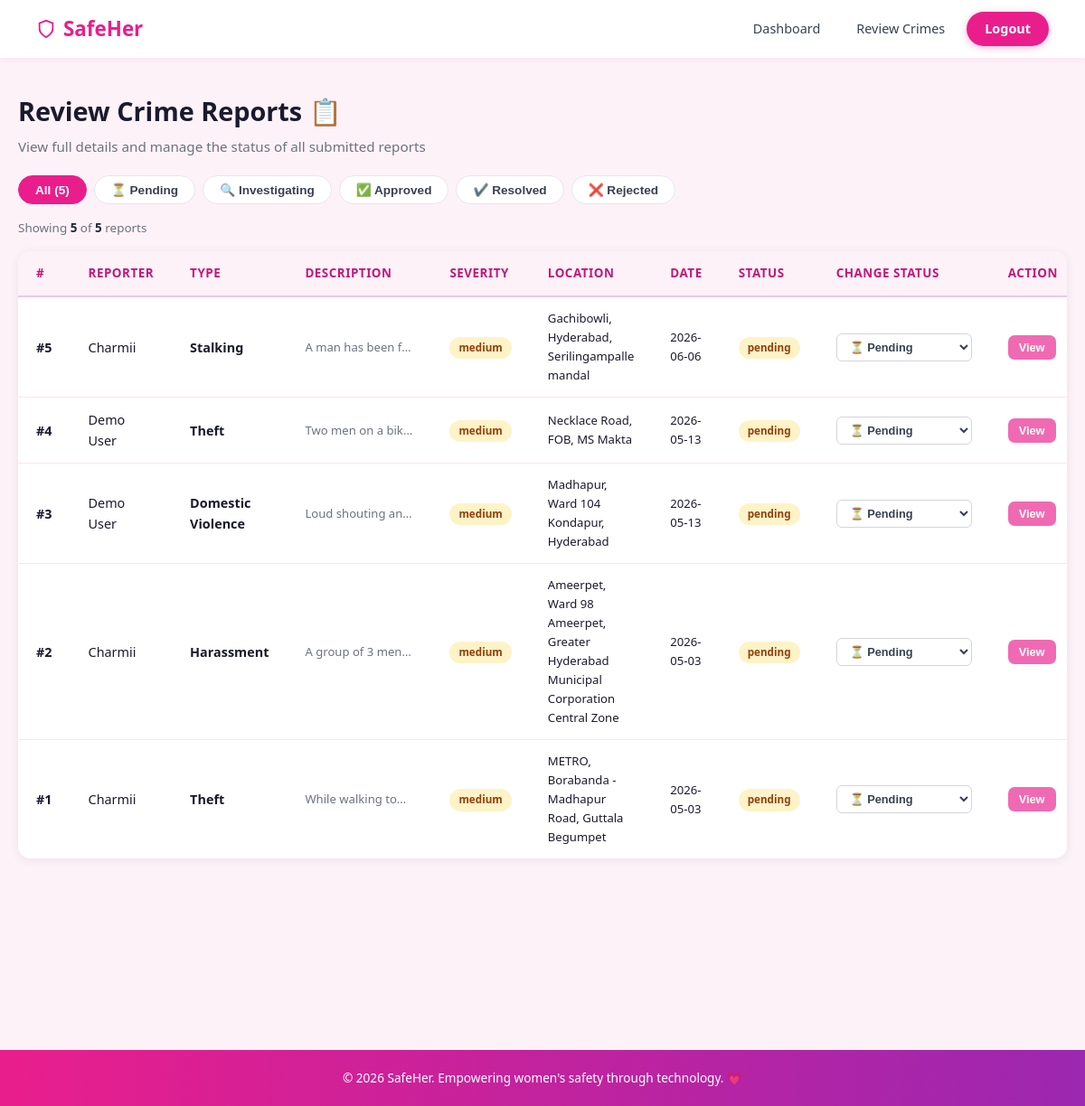
Screenshot of /admin/crimes (signed in) with the database file from the repository.
### tables this page shows
CREATE TABLE crimes (
        id INTEGER PRIMARY KEY AUTOINCREMENT,
        user_id INTEGER,
        crime_type TEXT NOT NULL,
        description TEXT,
        latitude REAL NOT NULL,
        longitude REAL NOT NULL,
        location_name TEXT,
        status TEXT DEFAULT 'pending',
        severity TEXT DEFAULT 'medium',
        attachments TEXT DEFAULT '',
        created_at TIMESTAMP DEFAULT CURRENT_TIMESTAMP, incident_date TEXT,
        FOREIGN KEY (user_id) REFERENCES users(id)
    );

CREATE TABLE users (
        id INTEGER PRIMARY KEY AUTOINCREMENT,
        name TEXT NOT NULL,
        email TEXT UNIQUE NOT NULL,
        password TEXT NOT NULL,
        phone TEXT,
        role TEXT DEFAULT 'user',
        address TEXT,
        emergency_contact_name TEXT,
        emergency_contact_phone TEXT,
        created_at TIMESTAMP DEFAULT CURRENT_TIMESTAMP
    , alternate_phone TEXT, aadhar_number TEXT, current_address TEXT, permanent_address TEXT, contacts_json TEXT DEFAULT '[]', is_verified INTEGER DEFAULT 0);

### routes/admin.py (the view)
@admin_bp.route('/crimes')
@admin_required
def review_crimes():
    db = get_db()
    crimes = db.execute(
        '''SELECT crimes.*, users.name AS reporter_name
           FROM crimes JOIN users ON crimes.user_id = users.id
           ORDER BY crimes.created_at DESC'''
    ).fetchall()
    db.close()
    return render_template('admin/review_crimes.html', crimes=crimes)

### database.py (called while the page is built)
def get_db():
    conn = sqlite3.connect(DB_PATH)
    conn.row_factory = sqlite3.Row
    return conn

### routes/admin.py (called while the page is built)
def admin_required(f):
    @wraps(f)
    def decorated(*args, **kwargs):
        if session.get('role') != 'admin':
            return redirect('/')
        return f(*args, **kwargs)
    return decorated

### templates/admin/review_crimes.html (shortened to what this page needs)
{% extends 'base.html' %}
{% block content %}
<div class="admin-page">
    <h1>Review Crime Reports 📋</h1>
    <p class="subtitle">View full details and manage the status of all submitted reports</p>
    <div class="filter-tabs">
        <button class="filter-tab active" data-filter="all"       onclick="filterTable('all',this)">All ({{ crimes|length }})</button>
        <button class="filter-tab"        data-filter="pending"       onclick="filterTable('pending',this)">⏳ Pending</button>
        <button class="filter-tab"        data-filter="investigating" onclick="filterTable('investigating',this)">🔍 Investigating</button>
        <button class="filter-tab"        data-filter="approved"      onclick="filterTable('approved',this)">✅ Approved</button>
        <button class="filter-tab"        data-filter="resolved"      onclick="filterTable('resolved',this)">✔️ Resolved</button>
        <button class="filter-tab"        data-filter="rejected"      onclick="filterTable('rejected',this)">❌ Rejected</button>
    </div>
    <div class="summary-row">
        Showing <strong id="visible-count">{{ crimes|length }}</strong> of
        <strong>{{ crimes|length }}</strong> reports
    </div>
    <div class="table-wrap">
        <table>
            <thead>
                <tr>
                    <th>#</th>
                    <th>Reporter</th>
                    <th>Type</th>
                    <th>Description</th>
                    <th>Severity</th>
                    <th>Location</th>
                    <th>Date</th>
                    <th>Status</th>
                    <th>Change Status</th>
                    <th>Action</th>
                </tr>
            </thead>
            <tbody id="crimes-tbody">
                {% for crime in crimes %}
                <tr id="crime-{{ crime.id }}" data-status="{{ crime.status }}">
                    <td><strong>#{{ crime.id }}</strong></td>
                    <td>{{ crime.reporter_name }}</td>
                    <td style="text-transform:capitalize;font-weight:600;">
                        {{ crime.crime_type.replace('_',' ') }}
                    </td>
                    <td class="desc-cell" title="{{ crime.description }}">
                        {{ crime.description or '—' }}
                    </td>
                    <td><span class="badge badge-{{ crime.severity }}">{{ crime.severity }}</span></td>
                    <td style="font-size:0.82rem;">{{ crime.location_name or 'N/A' }}</td>
                    <td style="font-size:0.82rem;">
                        {{ crime.created_at.split(' ')[0] if crime.created_at else '—' }}
                    </td>
                    <td>
                        <span class="badge badge-{{ crime.status }}" id="badge-{{ crime.id }}">
                            {{ crime.status }}
                        </span>
                    </td>
                    <td>
                        <select class="status-select"
                                id="select-{{ crime.id }}"
                                data-id="{{ crime.id }}"
                                onchange="changeStatus(this.dataset.id, this.value)">
                            <option value="pending"       {% if crime.status=='pending'       %}selected{% endif %}>⏳ Pending</option>
                        </select>
                    </td>
                    <td>
                        <button class="btn-view"
                                data-id="{{ crime.id }}"
                                onclick="openCrimeModal(this.dataset.id)">
                            View
                        </button>
                    </td>
                </tr>
                {% else %}
                <tr>
                    <td colspan="10" class="empty-state">No reports found.</td>
                </tr>
                {% endfor %}
            </tbody>
        </table>
    </div>
</div>
{% endblock %}

### templates/base.html (shortened to what this page needs)
<!DOCTYPE html>
<html lang="en">
<head>
    <link rel="stylesheet" href="{{ url_for('static', filename='css/style.css') }}">
    <link rel="stylesheet" href="https://unpkg.com/leaflet@1.9.4/dist/leaflet.css" />
</head>
<body>
<nav class="navbar">
    <a href="{{ '/dashboard' if session.get('user_id') and session.get('role') != 'admin'
               else '/admin/dashboard' if session.get('role') == 'admin'
               else '/' }}" class="logo">
        <svg viewBox="0 0 24 24" xmlns="http://www.w3.org/2000/svg">
            <path d="M12 22s8-4 8-10V5l-8-3-8 3v7c0 6 8 10 8 10z"/>
        </svg>
        SafeHer
    </a>
    <div class="nav-links">
        {% if session.get('user_id') %}
            {% if session.get('role') == 'admin' %}
                <a href="/admin/dashboard">Dashboard</a>
                <a href="/admin/crimes">Review Crimes</a>
                <a href="/auth/logout" class="btn-login">Logout</a>
            {% else %}
                <a href="/dashboard">Dashboard</a>
                <a href="/auth/profile">Profile</a>
                <a href="/auth/logout" class="btn-login">Logout</a>
            {% endif %}
        {% endif %}
    </div>
</nav>
<main>{% block content %}{% endblock %}</main>
<footer class="footer">
    <p>© 2026 SafeHer. Empowering women's safety through technology. 💗</p>
</footer>
</body>
</html>

### static/css/style.css (style rules this page uses)
* { margin: 0; padding: 0; box-sizing: border-box; }
:root { --primary: #e91e8c; --primary-light: #f06ab3; --primary-dark: #c2177a; --accent: #9c27b0; --accent-light: #ba68c8; --danger: #ef4444; --danger-dark: #dc2626; --success: #10b981; --warning: #f59e0b; --bg: #fdf2f8; --bg-card: #ffffff; --text: #1a1a2e; --text-light: #6b7280; --border: #f0c8e0; --shadow: 0 4px 24px rgba(233, 30, 140, 0.08); --shadow-lg:0 12px 40px rgba(233, 30, 140, 0.15); --radius: 12px; --radius-lg:20px; --font: 'Segoe UI', system-ui, -apple-system, sans-serif; }
body { font-family: var(--font); background: var(--bg); color: var(--text); line-height: 1.6; }
a { text-decoration: none; color: inherit; }
.navbar { display: flex; align-items: center; justify-content: space-between; padding: 0 40px; height: 64px; background: #ffffff; box-shadow: 0 1px 8px rgba(233,30,140,0.08); position: sticky; top: 0; z-index: 1000; }
.logo { font-size: 1.4rem; font-weight: 800; color: var(--primary) !important; display: flex; align-items: center; gap: 8px; text-decoration: none; }
.logo svg { stroke: var(--primary); fill: none; stroke-width: 2; width: 22px; height: 22px; }
.nav-links { display: flex; align-items: center; gap: 8px; }
.nav-links a { padding: 7px 16px; border-radius: 8px; font-weight: 500; font-size: 0.9rem; transition: all 0.2s; color: #374151 !important; text-decoration: none; }
.nav-links .btn-login { background: var(--primary); color: #ffffff !important; border-radius: 24px; padding: 7px 20px; font-weight: 700; box-shadow: 0 2px 8px #e91e8c4d; }
.admin-page { max-width: 1200px; margin: 0 auto; padding: 40px; }
.admin-page h1 { font-size: 2rem; font-weight: 800; margin-bottom: 8px; }
table { width: 100%; border-collapse: collapse; }
table th { background: #fdf2f8; padding: 14px 20px; text-align: left; font-size: 0.84rem; font-weight: 700; color: var(--primary-dark); text-transform: uppercase; letter-spacing: 0.5px; border-bottom: 2px solid var(--border); }
table td { padding: 13px 20px; border-bottom: 1px solid #fce4ec; font-size: 0.9rem; color: var(--text); }
table tr:last-child td { border-bottom: none; }
.badge { display: inline-block; padding: 3px 12px; border-radius: 20px; font-size: 0.73rem; font-weight: 700; }
.badge-pending { background: #fef3c7; color: #92400e; }
.badge-medium { background: #fef3c7; color: #92400e; }
.footer { text-align: center; padding: 20px; background: linear-gradient(90deg, var(--primary), var(--accent)); color: white; font-size: 0.85rem; margin-top: 176px; }

### templates/admin/review_crimes.html (style rules this page uses)
.admin-page { max-width: 1200px; margin: 0 auto; padding: 36px 20px; }
.admin-page h1 { font-size: 1.8rem; font-weight: 800; margin-bottom: 4px; }
.subtitle { color: #6b7280; margin-bottom: 20px; font-size: 0.95rem; }
.filter-tabs { display:flex; gap:8px; margin-bottom:16px; flex-wrap:wrap; }
.filter-tab { padding:7px 18px; border-radius:20px; border:1.5px solid #e5e7eb; background:#fff; font-size:0.85rem; font-weight:600; cursor:pointer; transition:all 0.2s; color:#374151; }
.filter-tab.active { background:#e91e8c; color:#fff; border-color:#e91e8c; }
.summary-row { font-size:0.84rem; color:#6b7280; margin-bottom:14px; }
.summary-row strong { color:#1f2937; }
.table-wrap { background:#fff; border-radius:14px; box-shadow:0 2px 12px rgba(0,0,0,0.07); overflow-x:auto; }
table { width:100%; border-collapse:collapse; font-size:0.85rem; min-width:800px; }
th { background:#f9fafb; padding:12px 14px; text-align:left; font-weight:600; color:#374151; border-bottom:1.5px solid #f3f4f6; }
td { padding:11px 14px; border-bottom:1px solid #f9fafb; color:#374151; vertical-align:middle; }
tr:last-child td { border-bottom:none; }
.badge { display:inline-block; padding:3px 10px; border-radius:20px; font-size:0.73rem; font-weight:600; }
.badge-pending { background:#fef3c7; color:#92400e; }
.badge-medium { background:#fef3c7; color:#92400e; }
.status-select { border:1.5px solid #d1d5db; border-radius:6px; padding:6px 10px; font-size:0.8rem; font-weight:600; cursor:pointer; background:#fff; color:#374151; min-width:150px; transition:border-color 0.2s; }
.desc-cell { max-width:160px; overflow:hidden; text-overflow:ellipsis; white-space:nowrap; color:#6b7280; font-size:0.82rem; }
.btn-view { display:inline-flex; align-items:center; gap:5px; background:#f06ab3; color:#fffff0; border:none; padding:6px 12px; border-radius:7px; font-size:0.8rem; font-weight:600; cursor:pointer; transition:all 0.15s; white-space:nowrap; }

### rows the page displays
crimes: id "5", reporter_name "Charmii", crime_type.replace "Stalking", description "A man has been f…", severity "medium", location_name "Gachibowli, Hyderabad, Serilingampalle mandal", created_at "2026-06-06", status "pending", status+id "⏳ Pending"
crimes: id "4", reporter_name "Demo User", crime_type.replace "Theft", description "Two men on a bik…", severity "medium", location_name "Necklace Road, FOB, MS Makta", created_at "2026-05-13", status "pending", status+id "⏳ Pending"
crimes: id "3", reporter_name "Demo User", crime_type.replace "Domestic Violence", description "Loud shouting an…", severity "medium", location_name "Madhapur, Ward 104 Kondapur, Hyderabad", created_at "2026-05-13", status "pending", status+id "⏳ Pending"
crimes: id "2", reporter_name "Charmii", crime_type.replace "Harassment", description "A group of 3 men…", severity "medium", location_name "Ameerpet, Ward 98 Ameerpet, Greater Hyderabad Municipal Corporation Central Zone", created_at "2026-05-03", status "pending", status+id "⏳ Pending"
crimes: id "1", reporter_name "Charmii", crime_type.replace "Theft", description "While walking to…", severity "medium", location_name "METRO, Borabanda - Madhapur Road, Guttala Begumpet", created_at "2026-05-03", status "pending", status+id "⏳ Pending"

### other values shown
{{ crimes|length }} "5"
